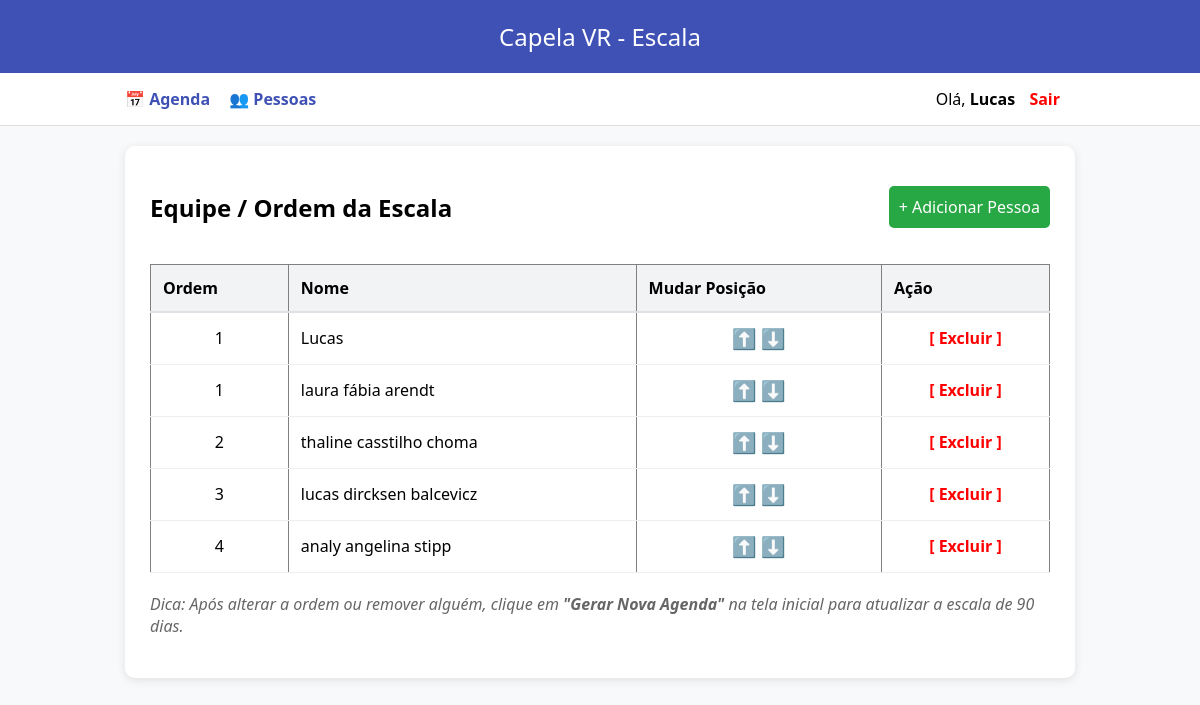
/pessoas (signed in), run on an earlier commit of the app's database.
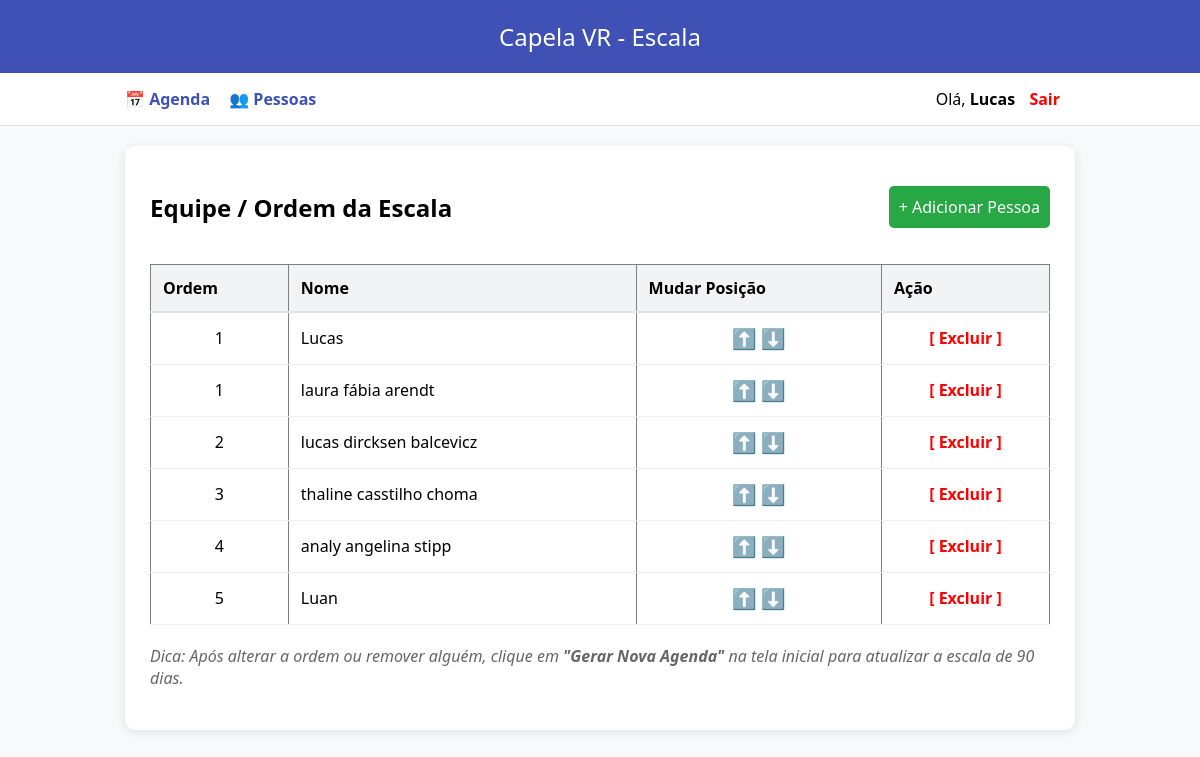
And on a later commit of the database.
### tables this page shows
CREATE TABLE pessoas (
                id INTEGER PRIMARY KEY AUTOINCREMENT,
                nome TEXT NOT NULL,
                senha TEXT DEFAULT '1234',
                role TEXT DEFAULT 'user',
                primeiro_login INTEGER DEFAULT 1,
                ordem INTEGER NOT NULL,
                ativo INTEGER DEFAULT 1
            , login TEXT);

### app.py (the view)
@app.route("/pessoas")
def pessoas():
    if session.get('role') != 'admin': return redirect(url_for("login"))
    with get_db() as db:
        c = db.cursor()
        c.execute("SELECT * FROM pessoas ORDER BY ordem")
        lista = c.fetchall()
    return render_template("pessoas.html", pessoas=lista)

### app.py (called while the page is built)
def get_db():
    conn = sqlite3.connect(DB_NAME, timeout=10)
    conn.row_factory = sqlite3.Row
    return conn

### templates/pessoas.html
{% extends "base.html" %}
{% block content %}
<div style="display: flex; justify-content: space-between; align-items: center;">
    <h2>Equipe / Ordem da Escala</h2>
    <a href="/cadastrar" style="background: #28a745; color: white; padding: 10px; text-decoration: none; border-radius: 5px;">+ Adicionar Pessoa</a>
</div>
<table border="1" style="width: 100%; border-collapse: collapse; margin-top: 20px;">
    <thead>
        <tr style="background: #f4f4f4;">
            <th>Ordem</th>
            <th>Nome</th>
            <th>Mudar Posição</th>
            <th>Ação</th>
        </tr>
    </thead>
    <tbody>
        {% for p in pessoas %}
        <tr>
            <td align="center">{{ p['ordem'] }}</td>
            <td>{{ p['nome'] }}</td>
            <td align="center">
                <a href="/mover_pessoa/{{ p['id'] }}/subir" style="text-decoration: none; font-size: 20px;">⬆️</a>
                <a href="/mover_pessoa/{{ p['id'] }}/descer" style="text-decoration: none; font-size: 20px;">⬇️</a>
            </td>
            <td align="center">
                <a href="/remover_pessoa/{{ p['id'] }}"
                   onclick="return confirm('Deseja mesmo remover {{ p['nome'] }}? Isso afetará a agenda.')"
                   style="color: red; text-decoration: none; font-weight: bold;">[ Excluir ]</a>
            </td>
        </tr>
        {% endfor %}
    </tbody>
</table>
<p style="margin-top: 20px; color: #666;">
    <i>Dica: Após alterar a ordem ou remover alguém, clique em <b>"Gerar Nova Agenda"</b> na tela inicial para atualizar a escala de 90 dias.</i>
</p>
{% endblock %}

### templates/base.html (shortened to what this page needs)
<!DOCTYPE html>
<html>
<head>
    <link rel="stylesheet" href="{{ url_for('static', filename='style.css') }}">
</head>
<body>
    <header>Capela VR - Escala</header>
    <nav>
        <div style="display: flex; justify-content: space-between; max-width: 950px; margin: auto;">
            <div>
                <a href="/">📅 Agenda</a>
                {% if session.get('role') == 'admin' %}
                    <a href="/pessoas">👥 Pessoas</a>
                {% endif %}
            </div>
            <div>
                {% if session.get('nome') %}
                    <span>Olá, <b>{{ session['nome']|capitalize }}</b></span>
                    <a href="/logout" style="color: red; margin-left: 10px;">Sair</a>
                {% else %}
                    <a href="/login">Entrar</a>
                {% endif %}
            </div>
        </div>
    </nav>
    <div class="container">
        {% block content %}{% endblock %}
    </div>
</body>
</html>

### static/style.css (style rules this page uses)
body { font-family: 'Segoe UI', sans-serif; background: #f8f9fa; margin: 0; padding: 0; }
header { background: #3f51b5; color: white; padding: 20px; text-align: center; font-size: 24px; }
nav { background: white; padding: 15px; border-bottom: 1px solid #ddd; margin-bottom: 20px; }
nav a { margin-right: 15px; text-decoration: none; color: #3f51b5; font-weight: bold; }
.container { max-width: 900px; margin: auto; background: white; padding: 25px; border-radius: 10px; box-shadow: 0 2px 10px rgba(0,0,0,0.1); }
table { width: 100%; border-collapse: collapse; margin-top: 15px; }
th { background: #f1f3f5; padding: 12px; text-align: left; border-bottom: 2px solid #dee2e6; }
td { padding: 12px; border-bottom: 1px solid #eee; }

What changed in the data, as far as the page shows it:
changed pessoas "lucas dircksen balcevicz": ordem "3" → "2"; moves up the list
changed pessoas "thaline casstilho choma": ordem "2" → "3"
added pessoas: ordem "5", nome "Luan"
